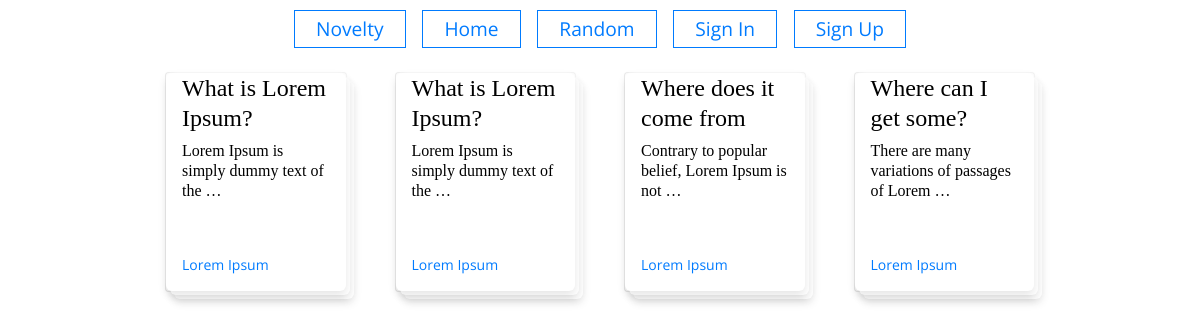
The page /random/ on the database its author committed.
### books/models.py (models this page shows, shortened)
class Book(models.Model):
    title = models.CharField(max_length=100)
    author = models.CharField(max_length=140)
    book = models.TextField()

### books/views.py (the view)
# urls.py: path('random/', BookRandomView.as_view(), name='random'),
class BookRandomView(ListView):
    queryset = Book.objects.order_by('?')[:4]
    template_name = 'book/random.html'
    context_object_name = 'books'

### books/templates/book/random.html (shortened to what this page needs)
{% extends 'base.html' %}
{% load static %}
{% block link %}
    <link rel="stylesheet" href="{% static 'css/book.css' %}">
{% endblock %}
{% block content %}
    <div class="container">
        {% for book in books %}
        <a href="{% url 'detail' book.id %}">
        <div class="card" style="--cards:5;">
            <div class="child">
                <h4>{{ book.title }}</h4>
                <h6>{{ book.book|truncatewords:8 }}</h6>
                <p>{{ book.author }}</p>
            </div>
        </div>
        </a>
        {% endfor %}
    </div>
{% endblock %}

### static/css/book.css (style rules this page uses)
body { background: white; color: white; margin: 72px; font-family: Open Sans, sans-serif; }
h6 { font-family: Arbutus Slab, serif; font-weight: normal; color: #000; line-height: 1.25; }
h4 { font-family: Arbutus Slab, serif; font-weight: normal; color: #000; line-height: 1.25; }
p { position: absolute; bottom: 0; font-size: 14px; }
.container { max-width: 900px; display: grid; grid-template-columns: repeat(auto-fill, minmax(160px, 1fr)); grid-gap: 48px; margin: 0 auto; }
.card { cursor: pointer; position: relative; height: 0; padding-bottom: 120%; --offset-multiplier: 4px; -webkit-transition: -webkit-transform 0.6s ease; transition: -webkit-transform 0.6s ease; transition: transform 0.6s ease; transition: transform 0.6s ease, -webkit-transform 0.6s ease; --translate: 0; -webkit-transform: translate(var(--translate), var(--translate)); transform: translate(var(--translate), var(--translate)); }
.child { position: absolute; width: 100%; height: 100%; padding: 0 16px; box-sizing: border-box; background: #fff; box-shadow: 0px 4px 8px rgba(0, 0, 0, 0.1), 0px -4px 8px rgba(255, 255, 255, 0.8); border-radius: 6px; -webkit-transition: inherit; transition: inherit; --translate: calc(var(--offset) * var(--offset-multiplier)); -webkit-transform: translate(var(--translate), var(--translate)); transform: translate(var(--translate), var(--translate)); z-index: 5; }
.child:nth-child(1) { --offset: 0; z-index: 4; }

### rows shown on the page
Book: title "What is Lorem Ipsum?", book "Lorem Ipsum is simply dummy text of the …", author "Lorem Ipsum"
Book: title "What is Lorem Ipsum?", book "Lorem Ipsum is simply dummy text of the …", author "Lorem Ipsum"
Book: title "Where does it come from", book "Contrary to popular belief, Lorem Ipsum is not …", author "Lorem Ipsum"
Book: title "Where can I get some?", book "There are many variations of passages of Lorem …", author "Lorem Ipsum"
